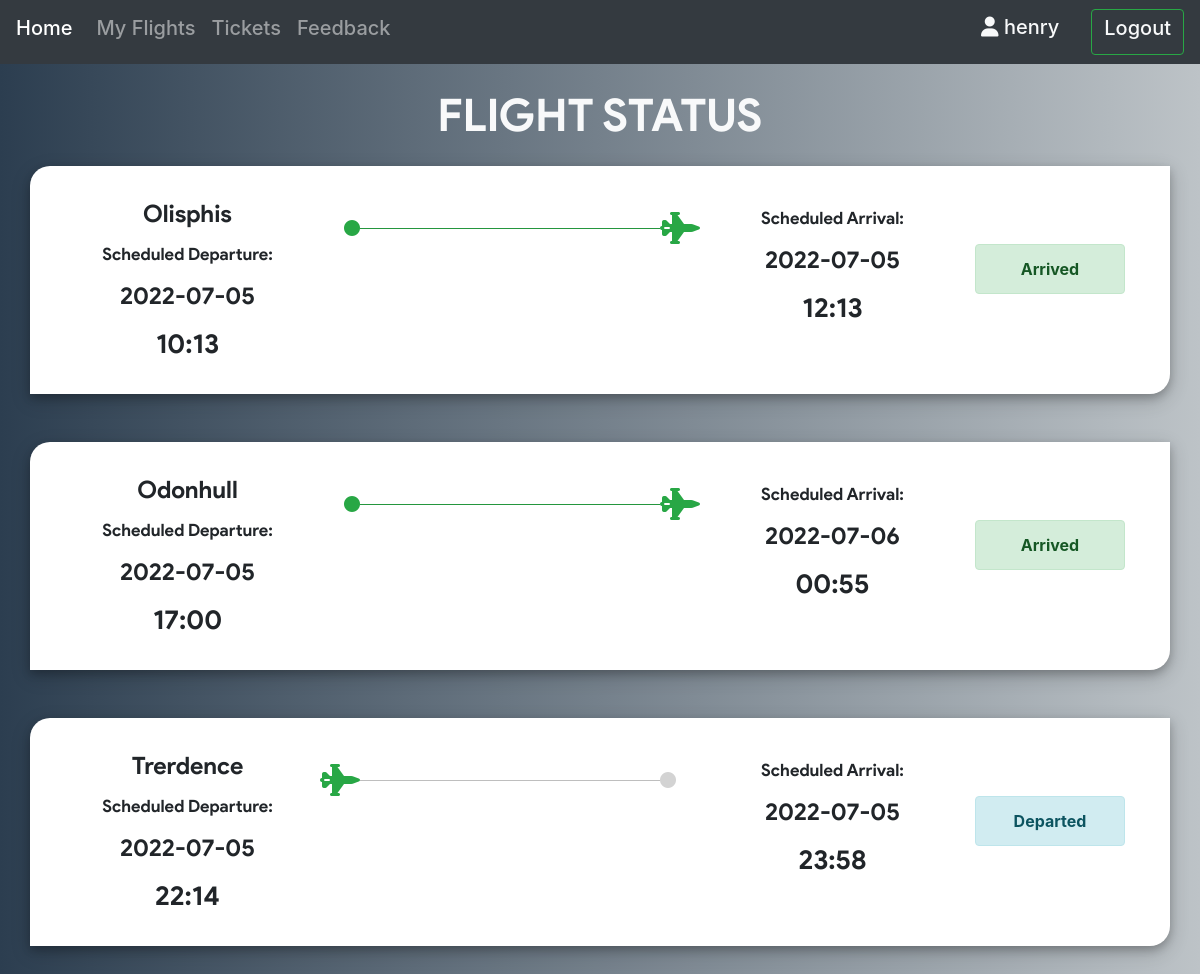
/my_flights.php (signed in), run on the app's committed database.
### tables this page shows
CREATE TABLE `ticket` (
  `ticket_id` int(11) NOT NULL,
  `passenger_id` int(11) NOT NULL,
  `flight_id` int(11) NOT NULL,
  `user_id` int(11) NOT NULL,
  `seat_no` varchar(10) NOT NULL,
  `cost` int(11) NOT NULL,
  `class` varchar(3) NOT NULL
);

CREATE TABLE `flight` (
  `flight_id` int(11) NOT NULL,
  `admin_id` int(11) NOT NULL,
  `arrivale` datetime NOT NULL,
  `departure` datetime NOT NULL,
  `Destination` varchar(20) NOT NULL,
  `source` varchar(20) NOT NULL,
  `airline` varchar(20) NOT NULL,
  `Seats` varchar(110) NOT NULL,
  `duration` varchar(20) NOT NULL,
  `Price` int(11) NOT NULL,
  `status` varchar(6) DEFAULT NULL,
  `issue` varchar(50) DEFAULT NULL,
  `last_seat` varchar(5) DEFAULT '',
  `bus_seats` int(11) DEFAULT '20',
  `last_bus_seat` varchar(5) DEFAULT ''
);

### my_flights.php (the view, shortened to what this page needs)
<?php if(isset($_SESSION['userId'])) {
    require 'helpers/init_conn_db.php';
?>
<main>
    <div class="container">
    <h1 class="text-center text-light mt-4 mb-4">FLIGHT STATUS</h1>
    <?php
    $sessionUserid = $_SESSION['userId'];
    $sql_t = "SELECT * FROM `ticket` WHERE `user_id`='$sessionUserid';";
    $result_t = mysqli_query($conn,$sql_t);
    if(!$result_t){
        header('Location: ticket.php?error=sqlerror');
        exit();
    } else {
        while($row_t = mysqli_fetch_assoc($result_t)) {
            $passengerId = $row_t['passenger_id'];
            $flightId = $row_t['flight_id'];
            $sql = "SELECT * FROM `passenger_profile` WHERE `passenger_id`='$passengerId';";
            $sqlResult = mysqli_query($conn,$sql);
            if(!$sqlResult){
                header('Location: my_flights.php?error=sqlerror');
                exit();
            } else {
                if ($row = mysqli_fetch_assoc($sqlResult)) {
                    $sql_f = "SELECT * FROM `flight` WHERE `flight_id`='$flightId'; ";
                    $result_f = mysqli_query($conn,$sql_f);
                    if(!$result_f){
                        header('Location: my_flights.php?error=sqlerror');
                        exit();
                    } else {
                        if($row_f = mysqli_fetch_assoc($result_f)) {
                            $date_time_dep = $row_f['departure'];
                            $date_dep = substr($date_time_dep,0,10);
                            $time_dep = substr($date_time_dep,10,6) ;
                            $date_time_arr = $row_f['arrivale'];
                            $date_arr = substr($date_time_arr,0,10);
                            $time_arr = substr($date_time_arr,10,6) ;
                            if($row_f['status'] === '') {
                                $status = "Not yet Departed";
                                $alert = 'alert-primary';
                            } else if($row_f['status'] === 'dep') {
                                $status = "Departed";
                                $alert = 'alert-info';
                            } else if($row_f['status'] === 'issue') {
                                $status = "Delayed";
                                $alert = 'alert-danger';
                            } else if($row_f['status'] === 'arr') {
                                $status = "Arrived";
                                $alert = 'alert-success';
                            }
                            echo '
                            <div class="row out mb-5 ">
                                <div class="col-md-4 order-lg-3 order-md-1"> ';
                                if($row_f['status'] === 'arr') {
                                    echo '
                                    <div class="row">
                                        <div class="col-1 p-0 m-0">
                                            <i class="fa fa-circle mt-4 text-success"
                                                style="float: right;"></i>
                                        </div>
                                        <div class="col-10 p-0 m-0 mt-3" style="float: right;">
                                            <hr class="bg-success">
                                        </div>
                                        <div class="col-1 p-0 m-0">
                                            <i class="fa fa-2x fa-fighter-jet mt-3 text-success"
                                                ></i>
                                        </div>
                                    </div>
                                    ';
                                } else {
                                    echo '
                                    <div class="row">
                                        <div class="col-1 p-0 m-0">
                                            <i class="fa fa-2x fa-fighter-jet mt-3 text-success"
                                                style="float: right;"></i>
                                        </div>
                                        <div class="col-10 p-0 m-0 mt-3" style="float: right;">
                                            <hr style="background-color: lightgrey;">
                                        </div>
                                        <div class="col-1 p-0 m-0">
                                            <i class="fa fa-circle mt-4"
                                                style="color: lightgrey;"></i>
                                        </div>
                                    </div>
                                    ';
                                }
                                    echo '
                                </div>
                                <div class="col-md-3 col-6 order-md-2 pl-0 text-center
                                    order-lg-2 card-dep">
                                    <p class="city">'.$row_f['source'].'</p>
                                    <p class="stat">Scheduled Departure:</p>
                                    <p class="date">'.$date_dep.'</p>
                                    <p class="time">'.$time_dep.'</p>
                                </div>
                                <div class="col-md-3 col-6 order-md-4 pr-0 text-center
                                    order-lg-4 card-arr"
                                    style="float: right;">
                                    <p class="city">'.$row_f['destination'].'</p>
                                    <p class="stat">Scheduled Arrival:</p>
                                    <p class="date">'.$date_arr.'</p>
                                    <p class="time">'.$time_arr.'</p>
                                </div>
                                <div class="col-lg-2 order-md-12">
                                    <div class="alert '.$alert.' mt-5 text-center"
                                        role="alert">
                                        '.$status.'
                                    </div>
                                </div>
                            </div> ';
                        }
                    }
                }
            }
        }
    }
    ?>
</div>
</main>
<?php } ?>

### my_flights.php (style rules this page uses)
body { background: #bdc3c7; background: -webkit-linear-gradient(to right, #2c3e50, #bdc3c7); background: linear-gradient(to right, #2c3e50, #bdc3c7); }
div.out { padding: 30px; box-shadow: 0 4px 8px 0 rgba(0, 0, 0, 0.2), 0 6px 20px 0 rgba(0, 0, 0, 0.19); border-top-left-radius: 20px; border-bottom-right-radius: 20px; }
.city { font-size: 24px; }
p { margin-bottom: 10px; font-family: product sans; }
.alert { font-weight: bold; }
.date { font-size: 24px; }
.time { font-size: 27px; margin-bottom: 0px; }
.stat { font-size: 17px; }
h1 { font-weight: lighter !important; font-size: 45px !important; margin-bottom: 20px; font-family :'product sans' !important; font-weight: bolder; }
.row { background-color: white; }

### data on the page
ticket: flight.source "Olisphis", flight.departure "2022-07-05", flight.departure "10:13", flight.arrivale "2022-07-05", flight.arrivale "12:13", flight.status "Arrived"
ticket: flight.source "Odonhull", flight.departure "2022-07-05", flight.departure "17:00", flight.arrivale "2022-07-06", flight.arrivale "00:55", flight.status "Arrived"
ticket: flight.source "Trerdence", flight.departure "2022-07-05", flight.departure "22:14", flight.arrivale "2022-07-05", flight.arrivale "23:58", flight.status "Departed"

### other printed values
$_SESSION['userUid'] "henry"
